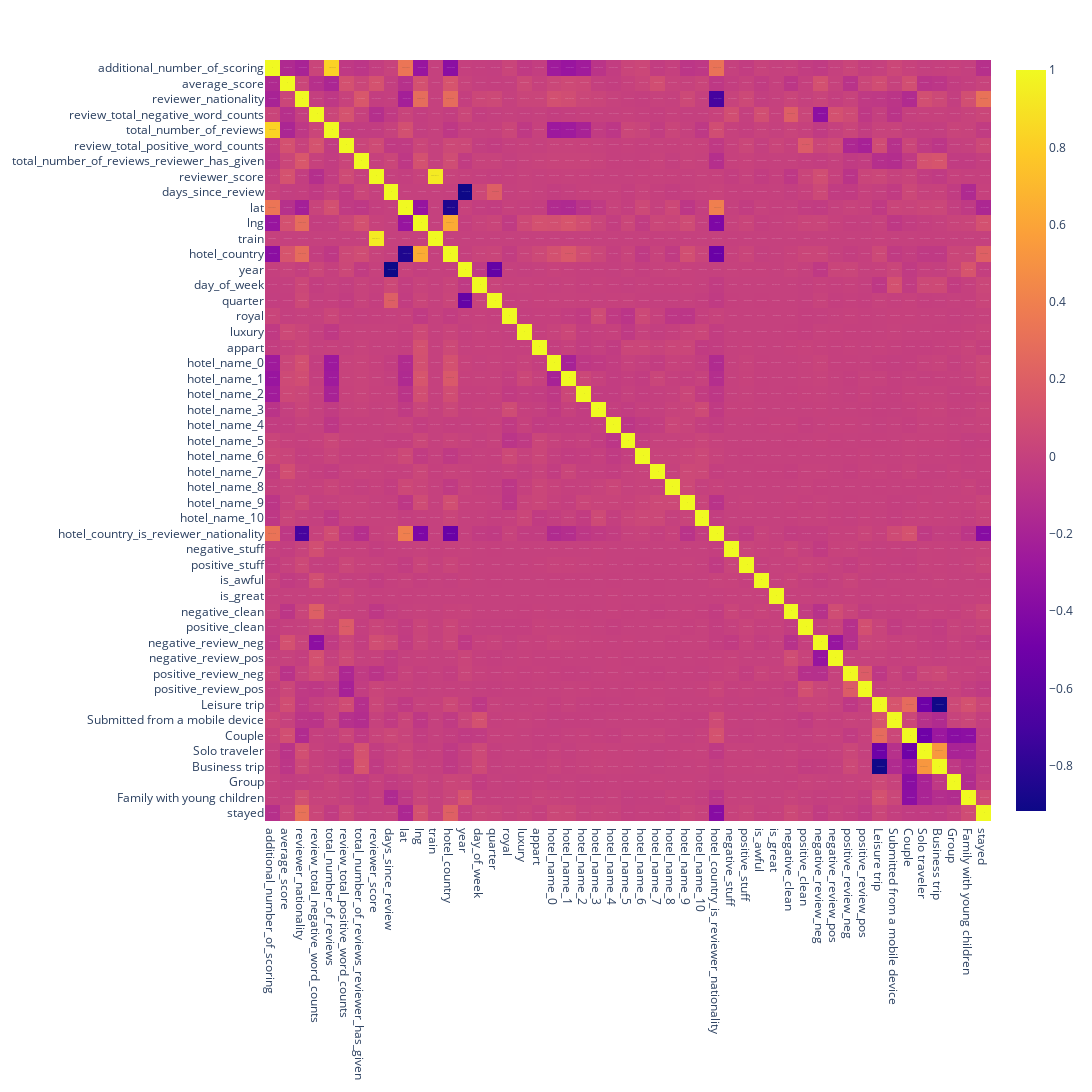

Notebook cell for this chart:
### Markdown cell above
#### 2.3 Отбор признаков

### Code cell
fig = px.imshow(data.corr(numeric_only=True), 
                text_auto=True, aspect="auto",
                # width=40,
                # height=100
                )
fig.update_layout(width=1500, height=1500)
fig.show()

### Figure 1 — Plotly figure (JSON) as saved in the notebook; plotly's stock layout.template omitted (floating-point values rounded to 4 significant figures; data arrays with more than 128 entries replaced by an {"elided": "..."} marker saying what was removed)
{"data": [{"coloraxis": "coloraxis", "hovertemplate": "x: %{x}<br>y: %{y}<br>color: %{z}<extra></extra>", "name": "0", "texttemplate": "%{z}", "type": "heatmap", "x": ["additional_number_of_scoring", "average_score", "reviewer_nationality", "review_total_negative_word_counts", "total_number_of_reviews", "review_total_positive_word_counts", "total_number_of_reviews_reviewer_has_given", "reviewer_score", "days_since_review", "lat", "lng", "train", "hotel_country", "year", "day_of_week", "quarter", "royal", "luxury", "appart", "hotel_name_0", "hotel_name_1", "hotel_name_2", "hotel_name_3", "hotel_name_4", "hotel_name_5", "hotel_name_6", "hotel_name_7", "hotel_name_8", "hotel_name_9", "hotel_name_10", "hotel_country_is_reviewer_nationality", "negative_stuff", "positive_stuff", "is_awful", "is_great", "negative_clean", "positive_clean", "negative_review_neg", "negative_review_pos", "positive_review_neg", "positive_review_pos", "Leisure trip", "Submitted from a mobile device", "Couple", "Solo traveler", "Business trip", "Group", "Family with young children", "stayed"], "xaxis": "x", "y": ["additional_number_of_scoring", "average_score", "reviewer_nationality", "review_total_negative_word_counts", "total_number_of_reviews", "review_total_positive_word_counts", "total_number_of_reviews_reviewer_has_given", "reviewer_score", "days_since_review", "lat", "lng", "train", "hotel_country", "year", "day_of_week", "quarter", "royal", "luxury", "appart", "hotel_name_0", "hotel_name_1", "hotel_name_2", "hotel_name_3", "hotel_name_4", "hotel_name_5", "hotel_name_6", "hotel_name_7", "hotel_name_8", "hotel_name_9", "hotel_name_10", "hotel_country_is_reviewer_nationality", "negative_stuff", "positive_stuff", "is_awful", "is_great", "negative_clean", "positive_clean", "negative_review_neg", "negative_review_pos", "positive_review_neg", "positive_review_pos", "Leisure trip", "Submitted from a mobile device", "Couple", "Solo traveler", "Business trip", "Group", "Family with young children", "stayed"], "yaxis": "y", "z": {"elided": "49x49 float values"}}], "layout": {"coloraxis": {"colorscale": [[0, "#0d0887"], [0.1111, "#46039f"], [0.2222, "#7201a8"], [0.3333, "#9c179e"], [0.4444, "#bd3786"], [0.5556, "#d8576b"], [0.6667, "#ed7953"], [0.7778, "#fb9f3a"], [0.8889, "#fdca26"], [1, "#f0f921"]]}, "height": 1500, "margin": {"t": 60}, "width": 1500, "xaxis": {"anchor": "y", "domain": [0, 1]}, "yaxis": {"anchor": "x", "autorange": "reversed", "domain": [0, 1]}}}
